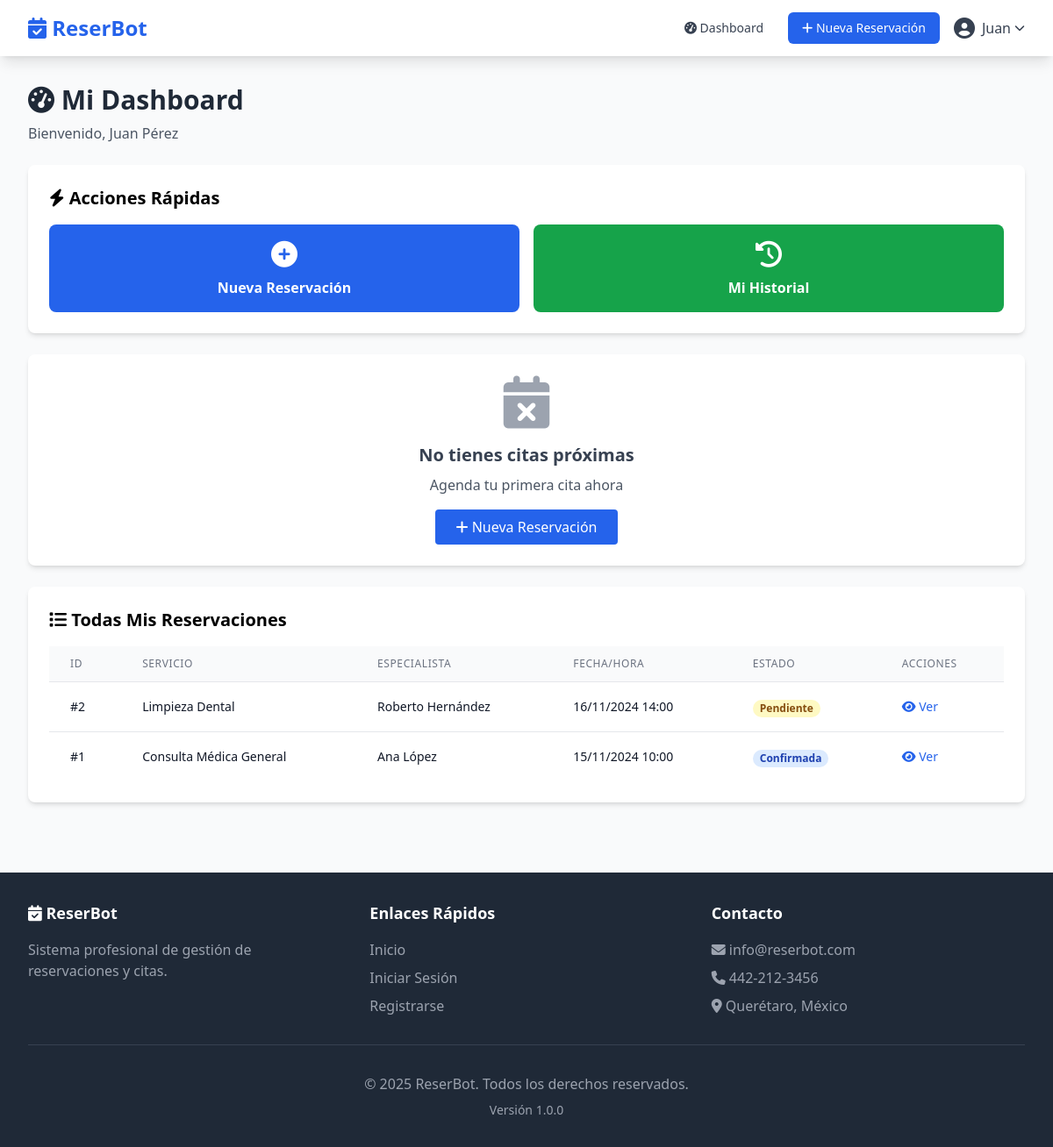
Page /dashboard (signed in) on the committed database.
### tables this page shows
CREATE TABLE reservaciones (
    id INT AUTO_INCREMENT PRIMARY KEY,
    cliente_id INT NOT NULL,
    especialista_id INT NOT NULL,
    servicio_id INT NOT NULL,
    sucursal_id INT NOT NULL,
    fecha_hora DATETIME NOT NULL,
    duracion INT NOT NULL COMMENT 'Duración en minutos',
    estado VARCHAR(50) DEFAULT 'pendiente' COMMENT 'pendiente, confirmada, completada, cancelada',
    notas TEXT,
    motivo_cancelacion TEXT,
    precio DECIMAL(10, 2),
    fecha_creacion DATETIME DEFAULT CURRENT_TIMESTAMP,
    fecha_actualizacion DATETIME DEFAULT CURRENT_TIMESTAMP ON UPDATE CURRENT_TIMESTAMP,
    FOREIGN KEY (cliente_id) REFERENCES usuarios(id) ON DELETE CASCADE,
    FOREIGN KEY (especialista_id) REFERENCES especialistas(id) ON DELETE CASCADE,
    FOREIGN KEY (servicio_id) REFERENCES servicios(id) ON DELETE CASCADE,
    FOREIGN KEY (sucursal_id) REFERENCES sucursales(id) ON DELETE CASCADE,
    INDEX idx_cliente (cliente_id),
    INDEX idx_especialista (especialista_id),
    INDEX idx_fecha (fecha_hora),
    INDEX idx_estado (estado)
);

CREATE TABLE servicios (
    id INT AUTO_INCREMENT PRIMARY KEY,
    categoria_id INT NOT NULL,
    nombre VARCHAR(150) NOT NULL,
    descripcion TEXT,
    duracion INT NOT NULL COMMENT 'Duración en minutos',
    precio DECIMAL(10, 2) NOT NULL,
    activo BOOLEAN DEFAULT TRUE,
    fecha_creacion DATETIME DEFAULT CURRENT_TIMESTAMP,
    FOREIGN KEY (categoria_id) REFERENCES categorias_servicio(id) ON DELETE CASCADE,
    INDEX idx_categoria (categoria_id),
    INDEX idx_activo (activo)
);

CREATE TABLE usuarios (
    id INT AUTO_INCREMENT PRIMARY KEY,
    nombre VARCHAR(100) NOT NULL,
    apellido VARCHAR(100) NOT NULL,
    email VARCHAR(150) UNIQUE NOT NULL,
    password VARCHAR(255) NOT NULL,
    telefono VARCHAR(20),
    rol_id INT NOT NULL DEFAULT 4 COMMENT '1=Superadmin, 2=Admin, 3=Especialista, 4=Cliente, 5=Recepcionista',
    activo BOOLEAN DEFAULT TRUE,
    intentos_login INT DEFAULT 0,
    bloqueado_hasta DATETIME NULL,
    fecha_registro DATETIME DEFAULT CURRENT_TIMESTAMP,
    ultima_conexion DATETIME NULL,
    INDEX idx_email (email),
    INDEX idx_rol (rol_id)
);

### index.php (called while the page is built, shortened)
<?php
spl_autoload_register(function ($class) {
    $controller_file = CONTROLLERS_PATH . $class . '.php';
    if (file_exists($controller_file)) {
        return;
    }
    $model_file = MODELS_PATH . $class . '.php';
    if (file_exists($model_file)) {
        return;
    }
});
function getUrl() {
    return isset($_GET['url']) ? rtrim($_GET['url'], '/') : '';
}
$url = getUrl();
$url = filter_var($url, FILTER_SANITIZE_URL);
$url = explode('/', $url);
$method = isset($url[1]) && !empty($url[1]) ? $url[1] : 'index';
$params = array_slice($url, 2);
$controller = new $controllerName();
call_user_func_array([$controller, $method], $params);

### config/database.php (called while the page is built, shortened)
<?php
class Database {
    private static $instance = null;
    private $connection;
    private function __construct() {
        try {
            $dsn = "mysql:host=" . DB_HOST . ";dbname=" . DB_NAME . ";charset=" . DB_CHARSET;
            $options = [
                PDO::ATTR_ERRMODE => PDO::ERRMODE_EXCEPTION,
                PDO::ATTR_DEFAULT_FETCH_MODE => PDO::FETCH_ASSOC,
                PDO::ATTR_EMULATE_PREPARES => false,
                PDO::MYSQL_ATTR_INIT_COMMAND => "SET NAMES " . DB_CHARSET
            ];
            $this->connection = new PDO($dsn, DB_USER, DB_PASS, $options);
        } catch (PDOException $e) {
            error_log("Database Connection Error: " . $e->getMessage());
            die("Error de conexión a la base de datos. Por favor, revise la configuración.");
        }
    }
    public static function getInstance() {
        if (self::$instance === null) {
            self::$instance = new self();
        }
        return self::$instance;
    }
    public function query($sql, $params = []) {
        try {
            $stmt = $this->connection->prepare($sql);
            $stmt->execute($params);
            return $stmt;
        } catch (PDOException $e) {
            error_log("Query Error: " . $e->getMessage() . " SQL: " . $sql);
            throw $e;
        }
    }
    public function fetchAll($sql, $params = []) {
        $stmt = $this->query($sql, $params);
        return $stmt->fetchAll();
    }
}

### app/models/Reservacion.php (called while the page is built, shortened)
<?php
class Reservacion {
    private $db;
    public function __construct() {
        $this->db = Database::getInstance();
    }
    public function getAll($filters = []) {
        $sql = "SELECT r.*,
                u.nombre as cliente_nombre, u.apellido as cliente_apellido, u.email as cliente_email,
                e.especialidad, ue.nombre as especialista_nombre, ue.apellido as especialista_apellido,
                s.nombre as servicio_nombre, s.duracion as servicio_duracion,
                su.nombre as sucursal_nombre
                FROM reservaciones r
                INNER JOIN usuarios u ON r.cliente_id = u.id
                INNER JOIN especialistas e ON r.especialista_id = e.id
                INNER JOIN usuarios ue ON e.usuario_id = ue.id
                INNER JOIN servicios s ON r.servicio_id = s.id
                INNER JOIN sucursales su ON r.sucursal_id = su.id
                WHERE 1=1";
        $params = [];
        if (isset($filters['cliente_id'])) {
            $sql .= " AND r.cliente_id = ?";
            $params[] = $filters['cliente_id'];
        }
        $sql .= " ORDER BY r.fecha_hora DESC";
        if (isset($filters['limit'])) {
            $sql .= " LIMIT " . intval($filters['limit']);
        }
        return $this->db->fetchAll($sql, $params);
    }
}

### app/views/dashboard/cliente.php (the view)
<?php require_once VIEWS_PATH . 'layouts/header.php'; ?>
<div class="mb-6">
    <h1 class="text-3xl font-bold text-gray-800">
        <i class="fas fa-tachometer-alt"></i> Mi Dashboard
    </h1>
    <p class="text-gray-600 mt-2">Bienvenido, <?php echo htmlspecialchars($_SESSION['nombre'] . ' ' . $_SESSION['apellido']); ?></p>
</div>
<div class="bg-white rounded-lg shadow-md p-6 mb-6">
    <h2 class="text-xl font-semibold mb-4">
        <i class="fas fa-bolt"></i> Acciones Rápidas
    </h2>
    <div class="grid grid-cols-1 md:grid-cols-2 gap-4">
        <a href="<?php echo BASE_URL; ?>/reservacion/nueva"
           class="bg-blue-600 text-white p-4 rounded-lg hover:bg-blue-700 text-center transition">
            <i class="fas fa-plus-circle text-3xl mb-2"></i>
            <div class="font-semibold">Nueva Reservación</div>
        </a>
        <a href="#"
           class="bg-green-600 text-white p-4 rounded-lg hover:bg-green-700 text-center transition">
            <i class="fas fa-history text-3xl mb-2"></i>
            <div class="font-semibold">Mi Historial</div>
        </a>
    </div>
</div>
<?php if (!empty($proximas)): ?>
<div class="bg-white rounded-lg shadow-md p-6 mb-6">
    <h2 class="text-xl font-semibold mb-4">
        <i class="fas fa-calendar-alt"></i> Próximas Citas
    </h2>
    <div class="space-y-4">
        <?php foreach ($proximas as $reservacion): ?>
            <div class="border border-gray-200 rounded-lg p-4 hover:shadow-md transition">
                <div class="flex justify-between items-start">
                    <div class="flex-1">
                        <div class="flex items-center mb-2">
                            <span class="bg-blue-100 text-blue-800 text-xs font-semibold px-2 py-1 rounded">
                                <?php echo ucfirst($reservacion['estado']); ?>
                            </span>
                            <span class="ml-2 text-sm text-gray-500">
                                #<?php echo $reservacion['id']; ?>
                            </span>
                        </div>
                        <h3 class="font-semibold text-lg text-gray-800">
                            <?php echo htmlspecialchars($reservacion['servicio_nombre']); ?>
                        </h3>
                        <p class="text-gray-600 text-sm">
                            <i class="fas fa-user-md"></i>
                            <?php echo htmlspecialchars($reservacion['especialista_nombre'] . ' ' . $reservacion['especialista_apellido']); ?>
                        </p>
                        <p class="text-gray-600 text-sm">
                            <i class="fas fa-calendar"></i>
                            <?php echo date('d/m/Y', strtotime($reservacion['fecha_hora'])); ?>
                        </p>
                        <p class="text-gray-600 text-sm">
                            <i class="fas fa-clock"></i>
                            <?php echo date('H:i', strtotime($reservacion['fecha_hora'])); ?>
                        </p>
                        <p class="text-gray-600 text-sm">
                            <i class="fas fa-map-marker-alt"></i>
                            <?php echo htmlspecialchars($reservacion['sucursal_nombre']); ?>
                        </p>
                    </div>
                    <div class="ml-4">
                        <a href="<?php echo BASE_URL; ?>/reservacion/ver/<?php echo $reservacion['id']; ?>"
                           class="bg-blue-600 text-white px-4 py-2 rounded hover:bg-blue-700 text-sm">
                            <i class="fas fa-eye"></i> Ver Detalles
                        </a>
                    </div>
                </div>
            </div>
        <?php endforeach; ?>
    </div>
</div>
<?php else: ?>
<div class="bg-white rounded-lg shadow-md p-6 mb-6 text-center">
    <div class="text-gray-400 text-6xl mb-4">
        <i class="fas fa-calendar-times"></i>
    </div>
    <h3 class="text-xl font-semibold text-gray-700 mb-2">No tienes citas próximas</h3>
    <p class="text-gray-600 mb-4">Agenda tu primera cita ahora</p>
    <a href="<?php echo BASE_URL; ?>/reservacion/nueva"
       class="bg-blue-600 text-white px-6 py-2 rounded hover:bg-blue-700 inline-block">
        <i class="fas fa-plus"></i> Nueva Reservación
    </a>
</div>
<?php endif; ?>
<?php if (!empty($reservaciones)): ?>
<div class="bg-white rounded-lg shadow-md p-6">
    <h2 class="text-xl font-semibold mb-4">
        <i class="fas fa-list"></i> Todas Mis Reservaciones
    </h2>
    <div class="overflow-x-auto">
        <table class="min-w-full divide-y divide-gray-200">
            <thead class="bg-gray-50">
                <tr>
                    <th class="px-6 py-3 text-left text-xs font-medium text-gray-500 uppercase tracking-wider">
                        ID
                    </th>
                    <th class="px-6 py-3 text-left text-xs font-medium text-gray-500 uppercase tracking-wider">
                        Servicio
                    </th>
                    <th class="px-6 py-3 text-left text-xs font-medium text-gray-500 uppercase tracking-wider">
                        Especialista
                    </th>
                    <th class="px-6 py-3 text-left text-xs font-medium text-gray-500 uppercase tracking-wider">
                        Fecha/Hora
                    </th>
                    <th class="px-6 py-3 text-left text-xs font-medium text-gray-500 uppercase tracking-wider">
                        Estado
                    </th>
                    <th class="px-6 py-3 text-left text-xs font-medium text-gray-500 uppercase tracking-wider">
                        Acciones
                    </th>
                </tr>
            </thead>
            <tbody class="bg-white divide-y divide-gray-200">
                <?php foreach ($reservaciones as $reservacion): ?>
                    <tr>
                        <td class="px-6 py-4 whitespace-nowrap text-sm text-gray-900">
                            #<?php echo $reservacion['id']; ?>
                        </td>
                        <td class="px-6 py-4 whitespace-nowrap text-sm text-gray-900">
                            <?php echo htmlspecialchars($reservacion['servicio_nombre']); ?>
                        </td>
                        <td class="px-6 py-4 whitespace-nowrap text-sm text-gray-900">
                            <?php echo htmlspecialchars($reservacion['especialista_nombre'] . ' ' . $reservacion['especialista_apellido']); ?>
                        </td>
                        <td class="px-6 py-4 whitespace-nowrap text-sm text-gray-900">
                            <?php echo date('d/m/Y H:i', strtotime($reservacion['fecha_hora'])); ?>
                        </td>
                        <td class="px-6 py-4 whitespace-nowrap">
                            <?php
                            $statusColors = [
                                'pendiente' => 'bg-yellow-100 text-yellow-800',
                                'confirmada' => 'bg-blue-100 text-blue-800',
                                'completada' => 'bg-green-100 text-green-800',
                                'cancelada' => 'bg-red-100 text-red-800'
                            ];
                            $color = $statusColors[$reservacion['estado']] ?? 'bg-gray-100 text-gray-800';
                            ?>
                            <span class="px-2 inline-flex text-xs leading-5 font-semibold rounded-full <?php echo $color; ?>">
                                <?php echo ucfirst($reservacion['estado']); ?>
                            </span>
                        </td>
                        <td class="px-6 py-4 whitespace-nowrap text-sm font-medium">
                            <a href="<?php echo BASE_URL; ?>/reservacion/ver/<?php echo $reservacion['id']; ?>"
                               class="text-blue-600 hover:text-blue-900">
                                <i class="fas fa-eye"></i> Ver
                            </a>
                        </td>
                    </tr>
                <?php endforeach; ?>
            </tbody>
        </table>
    </div>
</div>
<?php endif; ?>
<?php require_once VIEWS_PATH . 'layouts/footer.php'; ?>

### public/css/style.css (style rules this page uses)
* { transition: all 0.3s ease; }

### rows in the picture
reservaciones: id "2", servicio.nombre "Limpieza Dental", usuarios.nombre+apellido "Roberto Hernández", fecha_hora "16/11/2024 14:00", estado "Pendiente"
reservaciones: id "1", servicio.nombre "Consulta Médica General", usuarios.nombre+apellido "Ana López", fecha_hora "15/11/2024 10:00", estado "Confirmada"

### other values in the picture
APP_NAME "ReserBot"
$_SESSION['nombre'] "Juan"
$_SESSION['nombre'] . ' ' . $_SESSION['apellido'] "Juan Pérez"
APP_VERSION "1.0.0"
